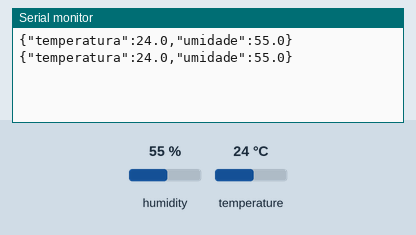
Recording of a sketch running on a simulated Arduino Uno, built with avr-gcc and run on an emulated ATmega328P. Shown: the last lines printed to the serial monitor. The inputs (shaded band) are chosen by the test bench; at power-on: humidity 55 %, temperature 24 °C.

Above: at 4.8 s.
4.9 s: humidity set to 22 %
At 6.6 s:
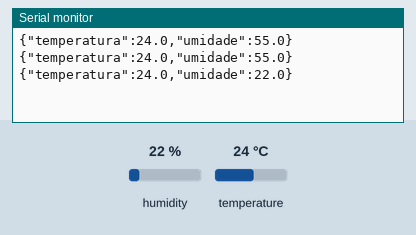
7.9 s: temperature set to 12 °C
At 9.0 s:
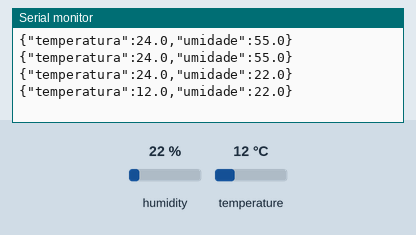
10.9 s: humidity set to 40 %
At 12.7 s:
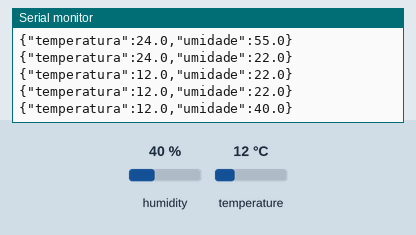
Timing chart, 0 to 14.2 s (numbered marks = the images above; inputs shaded):
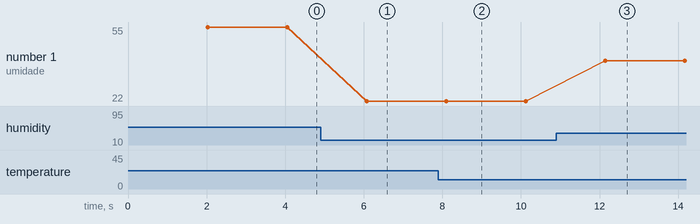

Measured:
- after the input at 4.9 s, the serial monitor: prints a new line after 1.2 s (image 1)
- after the input at 7.9 s, the serial monitor: prints a new line after 0.20 s (image 2)
- after the input at 10.9 s, the serial monitor: prints a new line after 1.2 s (image 3)
- plotted number 1: 55 → 22 after the input at 4.9 s, 22 → 40 after the input at 10.9 s

The sketch:

arduino.ino
```cpp
#include <DHT.h>

#define LEDPIN 3
#define DHTPIN 2
#define DHTTYPE DHT11

DHT dht(DHTPIN, DHTTYPE);
const int OVERHEATING_THRESHOLD = 30;

void setup() {
  Serial.begin(9600);
  dht.begin();
}

void loop() {
  delay(2000);

  float humidity = dht.readHumidity();
  float temperature = dht.readTemperature();

  if (isnan(humidity) || isnan(temperature)) {
    Serial.println(F("{\"erro\":\"Falha ao ler o sensor DHT11\"}"));
    return;
  }

  // envia informações do sensor em formato JSON
  Serial.print(F("{\"temperatura\":"));
  Serial.print(temperature, 1);
  Serial.print(F(",\"umidade\":"));
  Serial.print(humidity, 1);
  Serial.println(F("}"));

  if (temperature > OVERHEATING_THRESHOLD) {
    digitalWrite(LEDPIN, HIGH);
  } else {
    digitalWrite(LEDPIN, LOW);
  }
}
```
